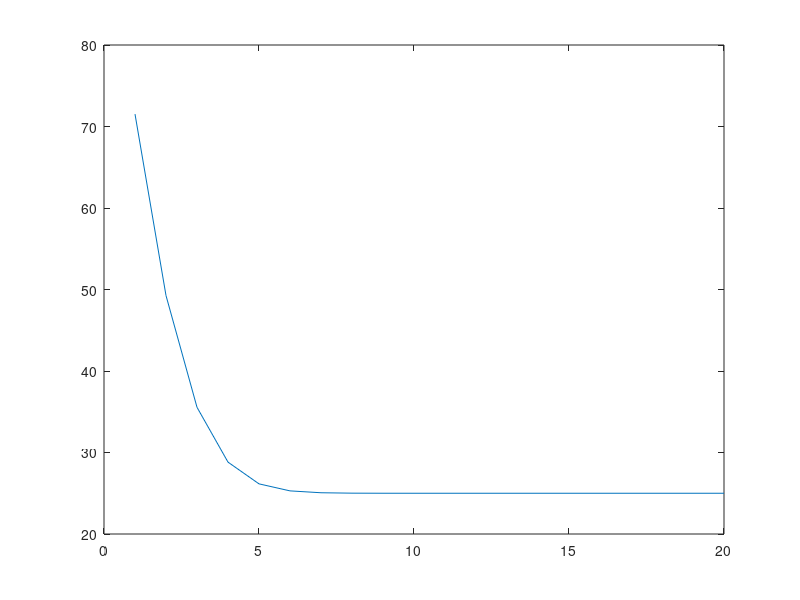

This figure's MATLAB source:
L = 2; dx = 0.1; N = L/dx;
Time =20; dt = 0.01; D = 0.1;
for i =1:N
    ck(i) = 25; %gia tri nhiet do tai thoi diem 0 cua diem thu i
end
for k=1:Time
    for i=1:N
        if i==1
            DH(i) = (100 - 2*ck(i) + ck(i+1))/(dx*dx);
        elseif i == N
            DH(i) = (ck(i-1) - 2*ck(i) + 25)/(dx*dx);
        else
            DH(i) = (ck(i-1) - 2*ck(i) + ck(i+1))/(dx*dx);
        end
    end
    
    for i=1:N
        ck1(i) = ck(i) + dt*D*DH(i); %gia tri tiep theo phu thuoc vao gia tri hien tai
        
    end
    plot([1:N],ck1);
    
    for i=1:N
        ck(i) = ck1(i);
    end
    
end
